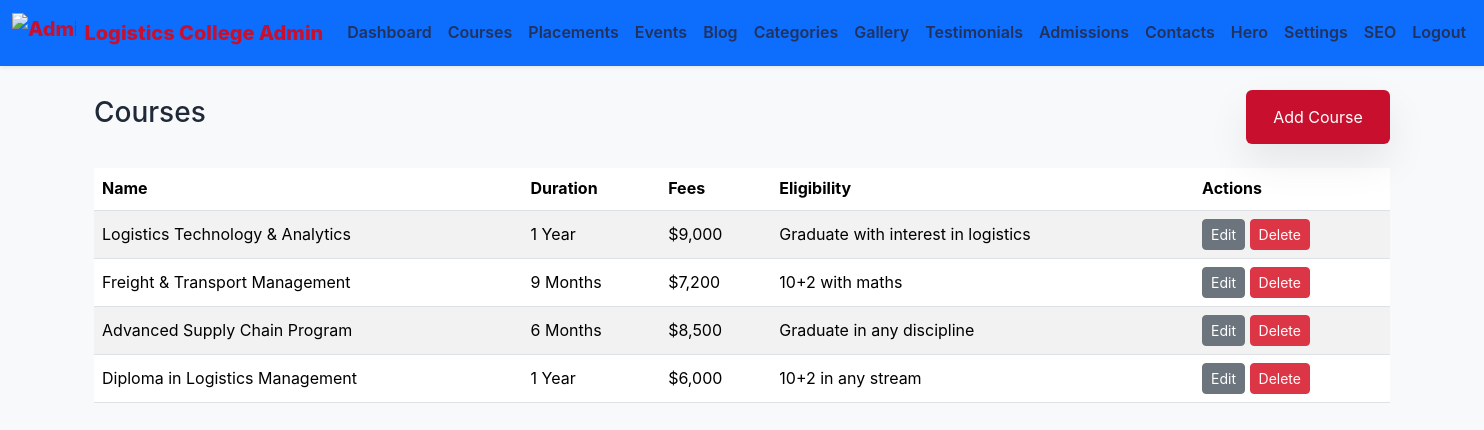
The app's page /admin/courses.php (signed in) with its own data.
### tables this page shows
CREATE TABLE courses (
  id INT UNSIGNED AUTO_INCREMENT PRIMARY KEY,
  name VARCHAR(200) NOT NULL,
  image VARCHAR(255) NOT NULL,
  duration VARCHAR(100) NOT NULL,
  eligibility VARCHAR(255) NOT NULL,
  fees VARCHAR(100) NOT NULL,
  description TEXT NOT NULL,
  career_opportunities TEXT NOT NULL,
  created_at DATETIME NOT NULL DEFAULT CURRENT_TIMESTAMP,
  updated_at DATETIME NULL DEFAULT NULL
);

### includes/functions.php (called while the page is built, shortened)
<?php
function e($value) {
    return htmlspecialchars($value, ENT_QUOTES, 'UTF-8');
}
function csrf_token() {
    return $_SESSION['csrf_token'];
}
function get_base_url() {
    $scriptName = $_SERVER['SCRIPT_NAME'];
    $parts = explode('/', trim($scriptName, '/'));
    if (!empty($parts) && $parts[0] !== 'index.php') {
        array_pop($parts);
        return '/' . implode('/', $parts);
    }
    return '/';
}
function site_url($path = '') {
    $base = get_base_url();
    return $base . '/' . ltrim($path, '/');
}

### admin/courses.php (the view, shortened to what this page needs)
<?php
require_once __DIR__ . '/../config/config.php';
$courses = $pdo->query('SELECT * FROM courses ORDER BY id DESC')->fetchAll();
require_once __DIR__ . '/../includes/admin_header.php';
?>
<div class="d-flex justify-content-between align-items-center mb-4">
    <h3>Courses</h3>
    <a href="<?= e(site_url('admin/course_form.php')) ?>" class="btn btn-primary">Add Course</a>
</div>
<table class="table table-striped">
    <thead>
        <tr>
            <th>Name</th>
            <th>Duration</th>
            <th>Fees</th>
            <th>Eligibility</th>
            <th>Actions</th>
        </tr>
    </thead>
    <tbody>
        <?php foreach ($courses as $course): ?>
            <tr>
                <td><?= e($course['name']) ?></td>
                <td><?= e($course['duration']) ?></td>
                <td><?= e($course['fees']) ?></td>
                <td><?= e($course['eligibility']) ?></td>
                <td>
                    <a href="<?= e(site_url('admin/course_form.php?id=' . $course['id'])) ?>" class="btn btn-sm btn-secondary">Edit</a>
                    <a href="<?= e(site_url('admin/courses.php?delete=' . $course['id'] . '&token=' . csrf_token())) ?>" class="btn btn-sm btn-danger" onclick="return confirm('Delete this course?');">Delete</a>
                </td>
            </tr>
        <?php endforeach; ?>
    </tbody>
</table>
<?php require_once __DIR__ . '/../includes/admin_footer.php';

### assets/css/style.css (style rules this page uses)
:root { --primary: #c8102e; --secondary: #ffcc00; --surface: #ffffff; --muted: #6b7280; --bg: #f4f7fb; --border: rgba(9, 31, 59, 0.08); }
* { box-sizing: border-box; }
body { font-family: 'Inter', sans-serif; background: var(--bg); color: #1f2937; line-height: 1.6; }
a { text-decoration: none; }
.btn-primary { background: var(--primary); border: none; padding: 0.95rem 1.7rem; box-shadow: 0 18px 40px rgba(0, 0, 0, 0.08); color: #fff; }
.table td, .table th { vertical-align: middle; }

### records on screen
courses: name "Logistics Technology & Analytics", duration "1 Year", fees "$9,000", eligibility "Graduate with interest in logistics"
courses: name "Freight & Transport Management", duration "9 Months", fees "$7,200", eligibility "10+2 with maths"
courses: name "Advanced Supply Chain Program", duration "6 Months", fees "$8,500", eligibility "Graduate in any discipline"
courses: name "Diploma in Logistics Management", duration "1 Year", fees "$6,000", eligibility "10+2 in any stream"
